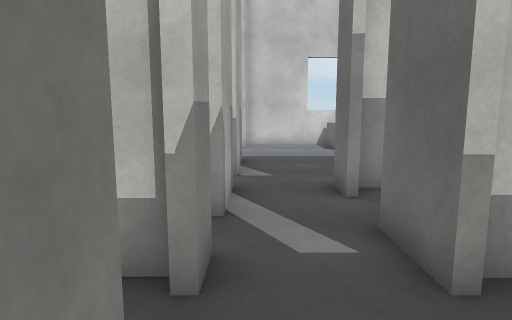
[1] (above)

23 first-person views from a walk through a scene from a Unity 3-D project. The camera is 1.5 m above the floor, tilts 8° down and sees 75° across. The floor is counted in squares, 1 m on a side. Each view is taken from the middle of a square. On the plan, view 1 faces up. The plan holds only what a view shows up to about 15 squares ahead; the rest is blank. The player is left out. Surface patterns are stand-ins for the level's own textures.

[2]
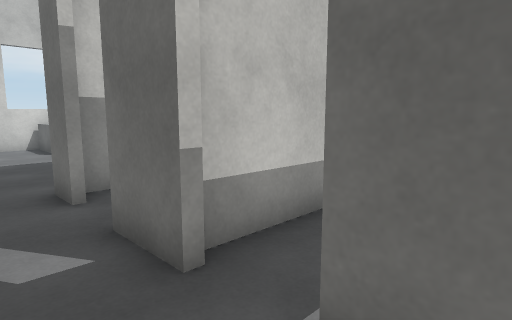

[3]
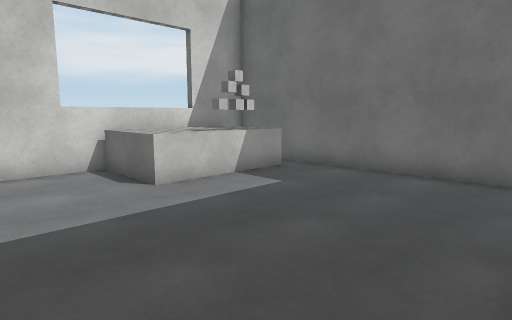

[4]
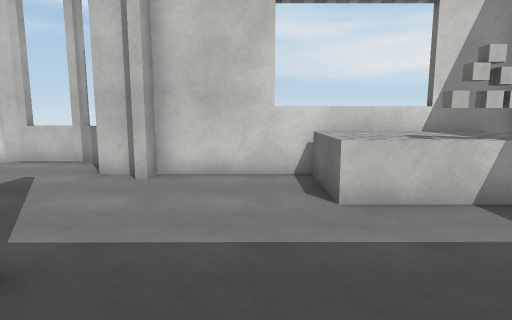

[5]
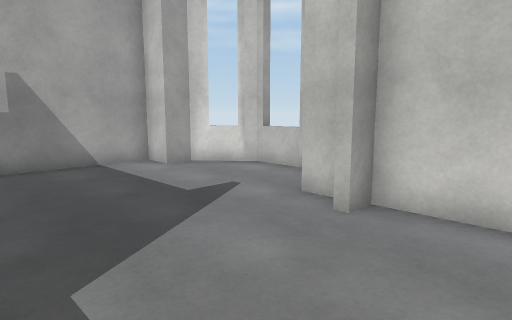

[6]
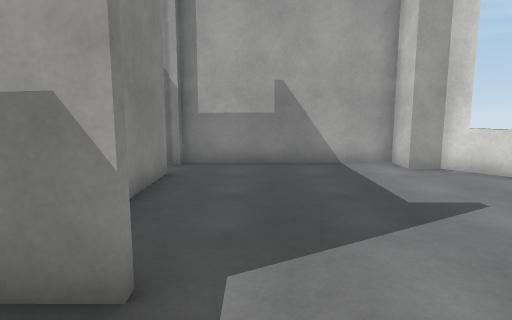

[7]
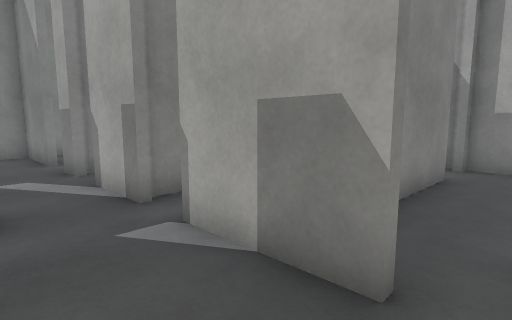

[8]
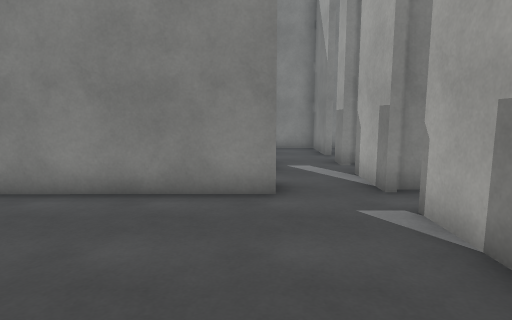

[9]
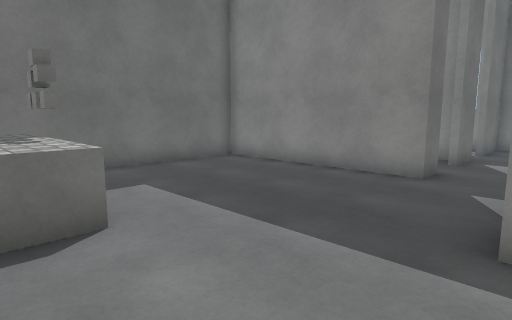

[10]
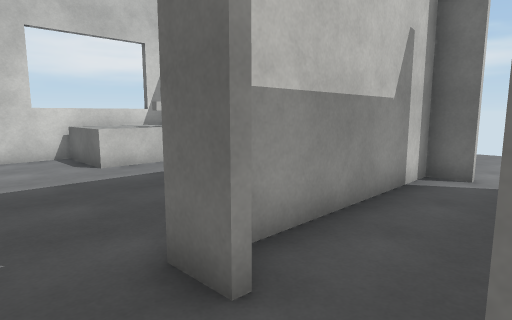

[11]
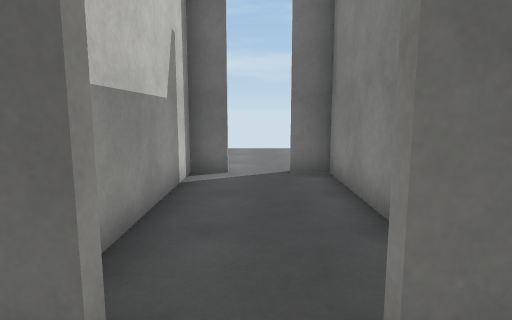

[12]
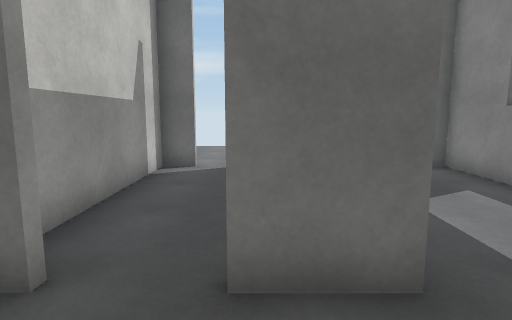

[13]
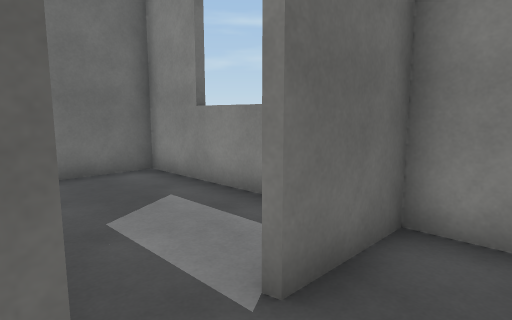

[14]
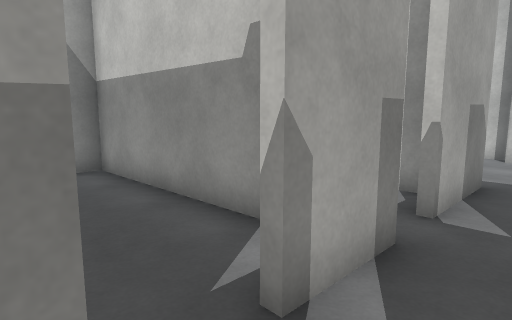

[15]
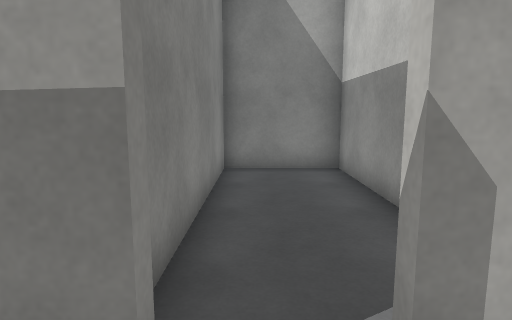

[16]
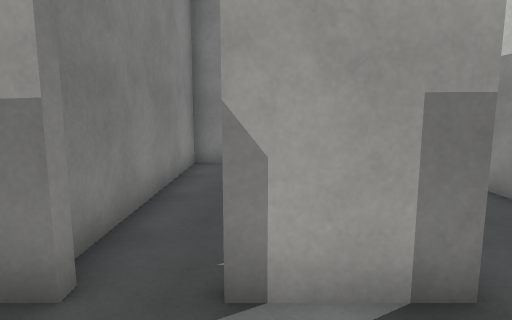

[17]
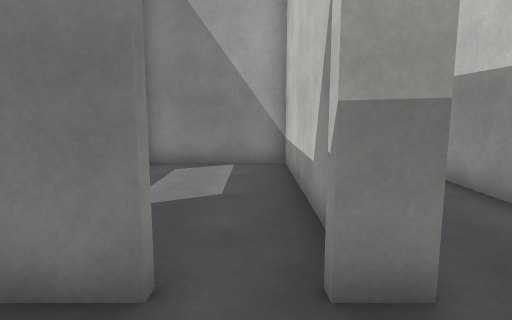

[18]
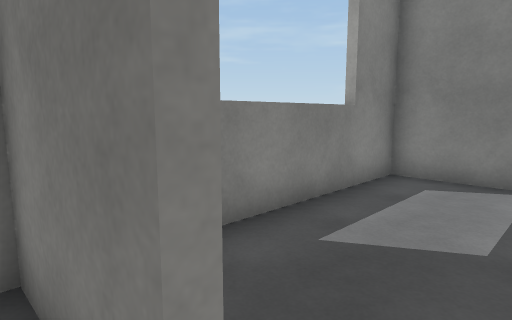

[19]
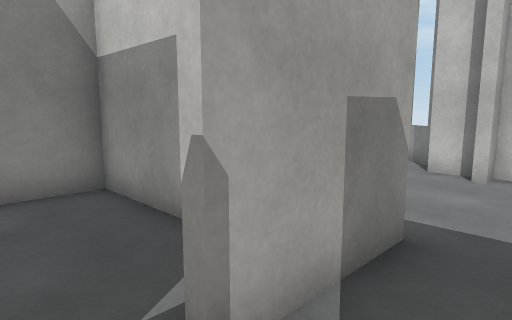

[20]
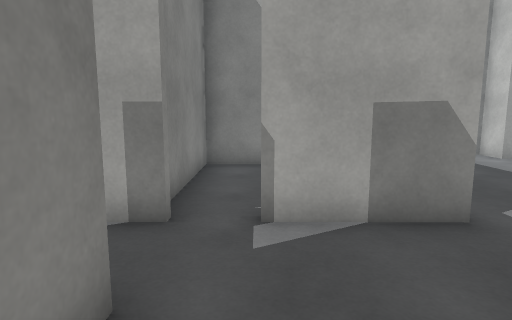

[21]
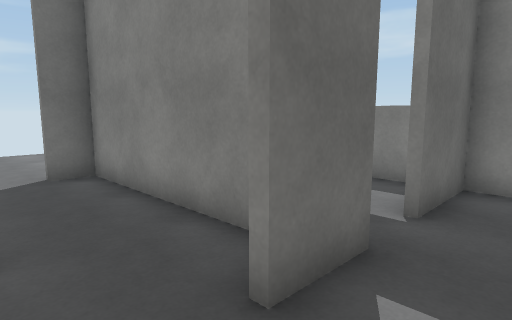

[22]
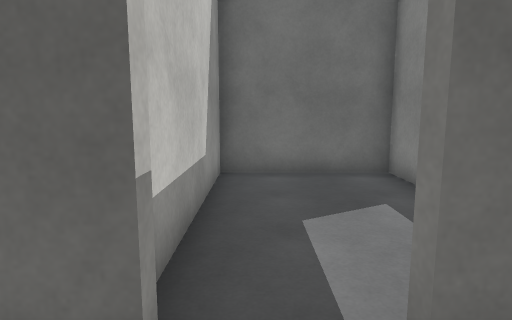

[23]
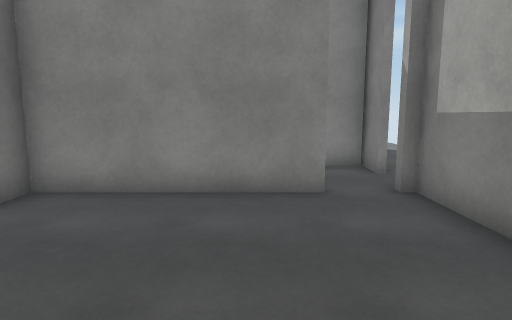

### Floor plan
Points are (right, up) in squares from view 1. A wall is a line through its corners. A room is listed if a view was taken in it or the views show most of it. See-through windows are left out.
Room 1 (views 1, 2, 17, 18, 22)
walls: (-0.5, 1.2) (-0.5, -1.4) (1.6, -1.4) (1.6, 1.1); (2, 2.6) (1.6, 2.6)
ways out: opening at (0.5, 3) to room 3; opening at (2, 2) to room 6; opening at (-1, 2) to room 7
Room 2 (views 3, 4, 5, 6, 7, 8, 9, 19, 20, 21, 23)
walls: (-0.5, 11) (-0.5, 8); (-0.8, 16.2) (-1.9, 16.2); (4.2, 13.4) (3.4, 13.4) (3.4, 16); (-0.5, 6.9) (-0.5, 4.7); (-2.2, 17.3) (-3.4, 18.4) (-5.3, 18.4) (-7, 17) (-7, 16.2) (-8.1, 16.2) (-8.1, 9.7); (4.4, 16.1) (-0.5, 16.2); (1.6, 5.9) (1.6, 6.9) (8.4, 6.9) (8.4, 13.6); (-6.4, 9.8) (-0.7, 9.8); (7.5, 13.4) (6.6, 13.4)
ways out: opening at (0.5, 6.5) to room 3; gap at (-1, 8) to room 8; opening at (5.5, 15) to room 9; opening at (7, 14) to room 9; opening at (-7, 10) to room 10
objects: other object (5, 13); other object (6, 13)
Room 3 (views 10, 11, 13, 14, 15)
walls: (-0.5, 3.5) (-0.5, 2.5); (1.6, 2.6) (1.6, 4.2)
ways out: opening at (0.5, 3) to room 1; opening at (0.5, 6.5) to room 2; opening at (-1, 4) to room 4; opening at (2, 5) to room 5
Room 4 (view 12)
walls: (-2.2, 6.3) (-8.1, 6.3); (-8.1, 6) (-8.1, 3.1) (-0.4, 3.2)
ways out: opening at (-1, 4) to room 3
Room 5 (view 16)
walls: (7.4, 6.7) (2, 6.7); (2.1, 3.2) (7.4, 3.2); (8.4, 5.6) (8.4, 6.7)
ways out: opening at (2, 5) to room 3; opening at (8, 5)
Room 6 (no view inside)
walls: (2.3, -1.4) (8.4, -1.4) (8.4, 4.1); (8.4, 2.9) (2.1, 2.9)
ways out: opening at (2, 2) to room 1
Room 7 (no view inside)
walls: (-0.7, 2.9) (-8.1, 2.8) (-8.1, -1.4) (-1.2, -1.4)
ways out: opening at (-1, 2) to room 1
Room 8 (no view inside)
walls: (-6, 6.5) (-0.7, 6.5); (-1.2, 9.5) (-5.8, 9.5) (-5.8, 6.5)
ways out: gap at (-1, 8) to room 2
Room 9 (no view inside)
walls: (8.4, 13.6) (8.4, 16.1) (4.4, 16.1)
ways out: opening at (5.5, 15) to room 2; opening at (7, 14) to room 2
Room 10 (no view inside)
walls: (-8.1, 7.7) (-8.1, 6); (-8.1, 6.5) (-6, 6.5)
ways out: opening at (-7, 10) to room 2; opening at (-8, 8.5)

Where each view was taken, in squares from view 1:
view 1: 0 up, 0 right, facing up
view 2: 0 up, 0 right, facing up-right
view 3: 7 up, 0 right, facing up-right
view 4: 8 up, 2 right, facing up
view 5: 11 up, 2 right, facing up-left
view 6: 12 up, 2 right, facing left
view 7: 12 up, 2 right, facing down-left
view 8: 13 up, 2 right, facing down
view 9: 15 up, 1 left, facing down-right
view 10: 4 up, 0 right, facing up-right
view 11: 5 up, 0 right, facing right
view 12: 4 up, 1 left, facing right
view 13: 3 up, 0 right, facing down-right
view 14: 3 up, 1 right, facing up-left
view 15: 4 up, 1 right, facing left
view 16: 5 up, 2 right, facing left
view 17: 2 up, 2 right, facing left
view 18: 2 up, 0 right, facing down-left
view 19: 7 up, 1 right, facing up-left
view 20: 8 up, 4 right, facing left
view 21: 6 up, 0 right, facing down-right
view 22: 2 up, 0 right, facing right
view 23: 16 up, 5 left, facing down
